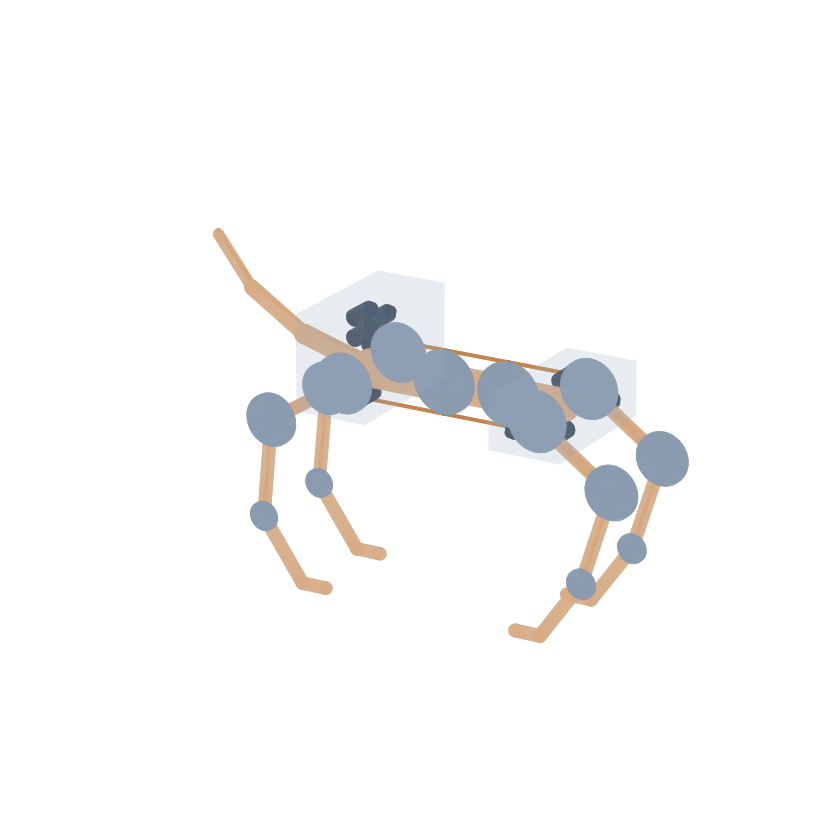

Source code (Python):
"""3D packaging study: motors, tendons (wires) and joint pulleys in the skeleton.

Extends the skeleton massing model with the *internal* layout the design implies:
- MOTORS clustered in the shoulder & pelvic girdles (P1 centralization), one per
  driven tendon — the girdle box is SIZED to actually contain them (a real fit
  check, not a placeholder box).
- TENDONS ("wires") routed from each motor's spool along the limbs / spine to the
  joint it drives — antagonistic pairs at hip/knee & the spine, single tendon at
  the spring-return ankle and the tail (ADR-0002 / ADR-0007).
- JOINT PULLEYS (moment-arm hardware) at hip/knee/ankle and each vertebra, drawn
  at the real moment-arm radii from the mechanical spec.

Motor/pulley sizes are placeholder cat-scale values; the point is the LAYOUT and
whether it packs. Colours in the render: bone=tan, motor=slate, tendon=copper,
pulley=steel.

Run:  python mechanical/cad/tomcat_packaging.py
Out:  tomcat_packaging.step / .stl / .png (this dir)
"""

from __future__ import annotations

import os
import sys

import numpy as np
from build123d import (
    Box, Cylinder, Sphere, Compound, Vector, Plane, Pos, export_step, export_stl,
)

sys.path.insert(0, os.path.join(os.path.dirname(__file__), "..", "..", "kinematics", "src"))
from tomcat_kin import LegModel, KneeConfig  # noqa: E402
from tomcat_kin.params import DEFAULT_SPINE, DEFAULT_TENDON  # noqa: E402

MM = 1000.0

# --- placeholders ---
TRACK = 96.0
BONE_R = 6.0
MOTOR_D, MOTOR_L = 16.0, 28.0        # small cat-scale BLDC (❓ placeholder)
SPOOL_D, SPOOL_L = 9.0, 7.0
FOOT_Z, FOOT_PITCH = -0.20, 0.0     # paw flat on the ground (digitigrade)
FRONT_FOOT_X, REAR_FOOT_X = 0.02, -0.02
TENDON_R = 1.6
LEG_ARMS = np.asarray(DEFAULT_TENDON.joint_moment_arm) * MM   # hip,knee,ankle pulley radii (mm)
SPINE_ARM = float(DEFAULT_SPINE.joint_moment_arm[0]) * MM     # 30 mm


def yaxis(origin):
    """Location whose local +Z points along world +Y (for lateral-axis parts)."""
    return Plane(origin=origin, z_dir=(0, 1, 0)).location


def bone(p0, p1, r):
    p0, p1 = Vector(*p0), Vector(*p1)
    d = p1 - p0
    L = d.length
    if L < 1e-6:
        return Sphere(r)
    mid = (p0 + p1) / 2
    return Compound([
        Plane(origin=mid, z_dir=d.normalized()).location * Cylinder(r, L),
        Pos(*tuple(p0)) * Sphere(r), Pos(*tuple(p1)) * Sphere(r),
    ])


def tube(points, r=TENDON_R):
    """A tendon as a chain of thin capsules through 3D `points`."""
    return Compound([bone(a, b, r) for a, b in zip(points[:-1], points[1:])])


def motor(pos, spool_side=+1):
    """A motor (axis along Y) with a spool on the +/-Y output end."""
    x, y, z = pos
    body = yaxis((x, y, z)) * Cylinder(MOTOR_D / 2, MOTOR_L)
    sy = y + spool_side * (MOTOR_L / 2 + SPOOL_L / 2)
    spool = yaxis((x, sy, z)) * Cylinder(SPOOL_D / 2, SPOOL_L)
    return Compound([body, spool]), (x, sy, z)


def pack_cluster(center, n, spool_side):
    """Pack n motors in an x–z grid at `center`; return (motors, spool_points)."""
    cx, cy, cz = center
    cols = int(np.ceil(np.sqrt(n)))
    pitch = MOTOR_D + 3
    motors, spools = [], []
    for i in range(n):
        r, c = divmod(i, cols)
        rows = int(np.ceil(n / cols))
        x = cx + (c - (cols - 1) / 2) * pitch
        z = cz + (r - (rows - 1) / 2) * pitch
        m, sp = motor((x, cy, z), spool_side)
        motors.append(m); spools.append(sp)
    return Compound(motors), spools


def girdle_box(center, cluster_compounds):
    """A translucent housing sized to enclose its motor clusters + margin."""
    comp = Compound(cluster_compounds)
    bb = comp.bounding_box()
    m = 8.0
    L, W, Hh = bb.size.X + 2 * m, bb.size.Y + 2 * m, bb.size.Z + 2 * m
    c = bb.center()
    return Pos(c.X, c.Y, c.Z) * Box(L, W, Hh), (L, W, Hh)


def leg_points(mount, foot_x, knee, mirror=False):
    lm = LegModel()
    q = lm.inverse((foot_x, FOOT_Z, FOOT_PITCH), knee=knee)
    pts = lm.joint_positions(q) * MM   # (5,2): hip, stifle, hock, paw-base, paw-tip
    if mirror:
        pts = pts * np.array([-1.0, 1.0])   # fore/hind opposite fold
    mx, my, mz = mount
    return [(mx + x, my, mz + z) for (x, z) in pts]


def leg_bones(p3):
    parts = [bone(a, b, BONE_R) for a, b in zip(p3[:-1], p3[1:])]
    parts.append(Pos(*p3[0]) * Sphere(BONE_R * 1.4))
    return Compound(parts)


def leg_pulleys(p3):
    # discs at the 3 ACTUATED joints hip, stifle(knee), hock(ankle) — the paw is
    # passive, no pulley. p3 = [hip, stifle, hock, paw-base, paw-tip].
    hip, knee, ankle = p3[0], p3[1], p3[2]
    return Compound([
        yaxis(hip) * Cylinder(LEG_ARMS[0], 4),
        yaxis(knee) * Cylinder(LEG_ARMS[1], 4),
        yaxis(ankle) * Cylinder(LEG_ARMS[2], 3),
    ])


def leg_tendons(p3, spools):
    """Antagonistic hip & knee pairs + single ankle tendon, girdle→joint."""
    hip, knee, ankle = p3[0], p3[1], p3[2]
    off = np.array([0, 0, 1.0])
    t = []
    # spools: expect >=5 (hip a/b, knee a/b, ankle)
    s = spools
    t.append(tube([s[0], tuple(np.array(hip) + 6 * off)]))        # hip flexor
    t.append(tube([s[1], tuple(np.array(hip) - 6 * off)]))        # hip extensor
    t.append(tube([s[2], hip, tuple(np.array(knee) + 6 * off)]))  # knee flexor
    t.append(tube([s[3], hip, tuple(np.array(knee) - 6 * off)]))  # knee extensor
    t.append(tube([s[4], hip, knee, ankle]))                      # ankle (single)
    return Compound(t)


def spine_chain(z):
    seg = np.asarray(DEFAULT_SPINE.segment_lengths) * MM
    xs = np.concatenate([[0.0], np.cumsum(seg)])
    radii = np.linspace(16 * 1.1, 16 * 0.85, len(xs))
    bones = [bone((x0, 0, z), (x1, 0, z), float(r))
             for x0, x1, r in zip(xs[:-1], xs[1:], radii[:-1])]
    verts = [Pos(x, 0, z) * Sphere(float(r) * 0.9) for x, r in zip(xs, radii)]
    pulleys = [yaxis((x, 0, z)) * Cylinder(SPINE_ARM, 4) for x in xs[1:-1]]
    return Compound(bones + verts), Compound(pulleys), xs


def spine_tendons(z, xs, spools):
    """Dorsal + ventral tendons running the length over each vertebra."""
    top = [(x, 0, z + SPINE_ARM) for x in xs]
    bot = [(x, 0, z - SPINE_ARM) for x in xs]
    dorsal = tube([spools[0]] + top)
    ventral = tube([spools[1]] + bot)
    return Compound([dorsal, ventral])


def tail(z, spool):
    pts = [(0, 0, z), (-70, 0, z + 20), (-125, 0, z + 55), (-160, 0, z + 100)]
    radii = [9, 7, 5, 3.5]
    bones = [bone(a, b, r) for a, b, r in zip(pts[:-1], pts[1:], radii)]
    tendon = tube([spool] + [(x, 0, zz + r) for (x, _, zz), r in zip(pts, radii)])
    return Compound(bones), tendon


def build():
    H = -FOOT_Z * MM
    kp = KneeConfig.FLEXED_POSITIVE
    spine_body, spine_pulleys, xs = spine_chain(H)
    front_x = float(xs[-1])

    bones, motors, tendons, pulleys = [], [], [], []

    # ---- legs (4) ----
    # (mount, foot_x, motor-side, mirror) — front legs mirror the rear so the
    # fore/hind limbs fold oppositely (cat geometry).
    leg_defs = [
        ((front_x, +TRACK / 2, H), FRONT_FOOT_X, +1, True),    # front-left
        ((front_x, -TRACK / 2, H), FRONT_FOOT_X, -1, True),    # front-right
        ((0.0, +TRACK / 2, H), REAR_FOOT_X, +1, False),        # rear-left
        ((0.0, -TRACK / 2, H), REAR_FOOT_X, -1, False),        # rear-right
    ]
    girdles = []
    front_clusters, pelvic_clusters = [], []
    for (mount, fx, side, mirror) in leg_defs:
        p3 = leg_points(mount, fx, kp, mirror=mirror)
        bones.append(leg_bones(p3))
        pulleys.append(leg_pulleys(p3))
        # motor cluster for this leg, in its girdle, on its side
        gx = mount[0]
        cluster_c = (gx, side * (TRACK / 2 - 6), H)
        cl, spools = pack_cluster(cluster_c, 5, side)   # 5 tendons/leg
        motors.append(cl)
        tendons.append(leg_tendons(p3, spools))
        (front_clusters if gx == front_x else pelvic_clusters).append(cl)

    # ---- spine + tail motor bank in the pelvic girdle (centre) ----
    spine_bank, spine_spools = pack_cluster((0.0, 0.0, H + 40), 4, +1)  # 3 spine + 1 tail
    motors.append(spine_bank)
    pelvic_clusters.append(spine_bank)
    tendons.append(spine_tendons(H, xs, [spine_spools[0], spine_spools[1]]))
    tail_body, tail_tendon = tail(H, spine_spools[3])
    bones.append(tail_body)
    tendons.append(tail_tendon)

    # ---- girdle housings sized to fit their clusters ----
    fg, fg_dims = girdle_box((front_x, 0, H), front_clusters)
    pg, pg_dims = girdle_box((0, 0, H), pelvic_clusters)
    girdles = [fg, pg]

    groups = {
        "bone": Compound(bones + [spine_body]),
        "motor": Compound(motors),
        "tendon": Compound(tendons),
        "pulley": Compound(pulleys + [spine_pulleys]),
        "girdle": Compound(girdles),
    }
    return groups, H, front_x, fg_dims, pg_dims


def render_png(groups, path, H, front_x):
    import matplotlib
    matplotlib.use("Agg")
    import matplotlib.pyplot as plt
    from mpl_toolkits.mplot3d.art3d import Poly3DCollection

    styles = {
        "bone": ("#d7ac86", 1.0), "motor": ("#3c4a5a", 1.0),
        "tendon": ("#c17a3a", 1.0), "pulley": ("#8a9bb0", 1.0),
        "girdle": ("#9fb0c3", 0.12),
    }
    fig = plt.figure(figsize=(12, 6.5))
    ax = fig.add_subplot(111, projection="3d")
    for name, comp in groups.items():
        if comp is None or len(comp.solids()) == 0:
            continue
        verts, tris = comp.tessellate(0.4)
        V = np.array([[v.X, v.Y, v.Z] for v in verts])
        T = np.array(tris)
        color, alpha = styles[name]
        coll = Poly3DCollection(V[T], facecolor=color, edgecolor="none", alpha=alpha)
        coll.set_zsort("average")
        ax.add_collection3d(coll)
    ax.set_xlim(-220, front_x + 140); ax.set_ylim(-170, 170); ax.set_zlim(0, H + 150)
    ax.set_box_aspect((front_x + 360, 340, H + 150))
    ax.view_init(elev=20, azim=-60)
    ax.set_axis_off()
    fig.tight_layout()
    fig.savefig(path, dpi=130, bbox_inches="tight", facecolor="white")
    plt.close(fig)


if __name__ == "__main__":
    here = os.path.dirname(__file__)
    groups, H, front_x, fg_dims, pg_dims = build()
    n_motors = len(groups["motor"].solids()) // 2   # each motor = body + spool
    print(f"motors placed: {n_motors}  (each = body + spool cylinder)")
    print(f"front (shoulder) girdle sized: "
          f"{fg_dims[0]:.0f} x {fg_dims[1]:.0f} x {fg_dims[2]:.0f} mm")
    print(f"pelvic girdle sized:           "
          f"{pg_dims[0]:.0f} x {pg_dims[1]:.0f} x {pg_dims[2]:.0f} mm")
    whole = Compound(list(groups.values()))
    bb = whole.bounding_box()
    print(f"overall bounding box: {bb.size.X:.0f} x {bb.size.Y:.0f} x {bb.size.Z:.0f} mm")
    step = os.path.join(here, "tomcat_packaging.step")
    stl = os.path.join(here, "tomcat_packaging.stl")
    png = os.path.join(here, "tomcat_packaging.png")
    export_step(whole, step)
    export_stl(whole, stl, tolerance=0.25, angular_tolerance=0.3)
    render_png(groups, png, H, front_x)
    for p in (step, stl, png):
        print(f"  wrote {os.path.basename(p)}  ({os.path.getsize(p)} bytes)")
